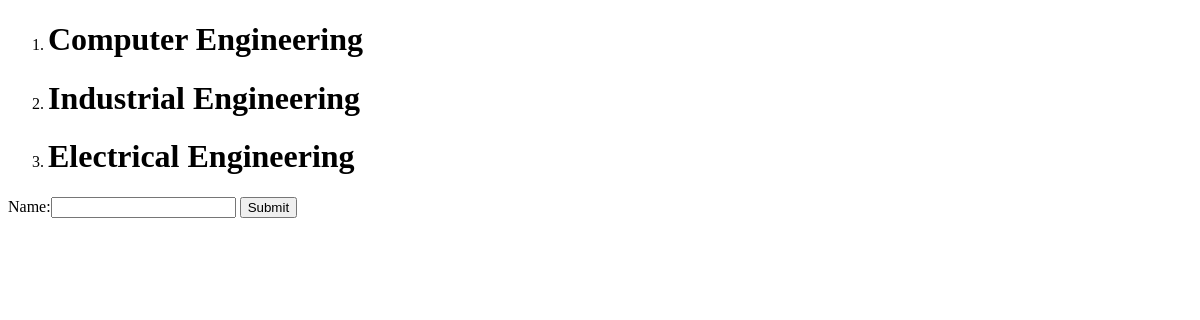
The page /tags/ on the database as committed earlier.
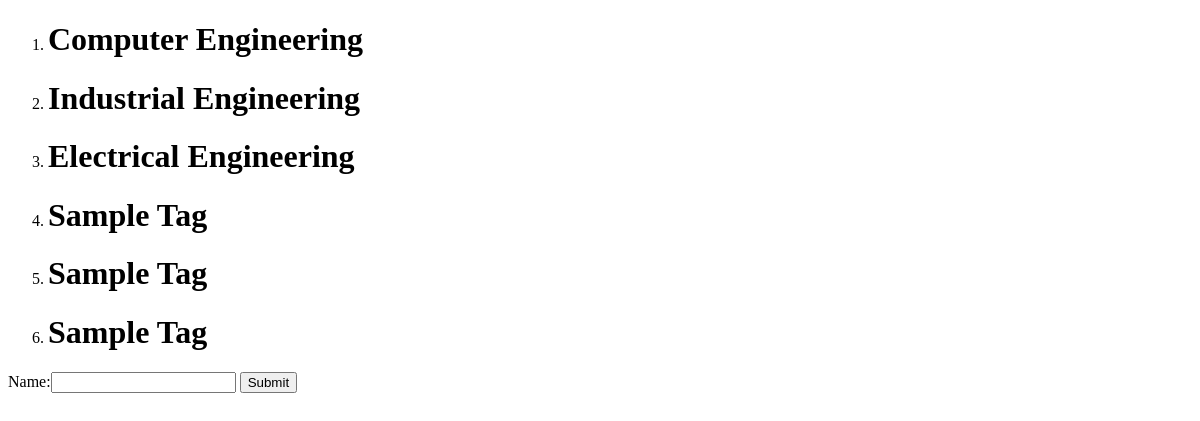
The same page on the database as committed later.
### tags/models.py (models this page shows, shortened)
class Tag(models.Model):
    name = models.CharField(max_length=50)

### tags/views.py (the view)
def show_tag(request):
    if request.method == "POST":
        form = TagForm(request.POST)
        if form.is_valid():
            form.save()
        else:
            return HttpResponse("Not Valid")
    elif request.method == "GET":
        form = TagForm()
    return render(request, "my_tags.html", {"tags": Tag.objects.all(),
                                            "form": form})

### tags/forms.py
class TagForm(forms.ModelForm):
    class Meta:
        model = Tag
        fields = ["name"]

### tags/templates/my_tags.html (shortened to what this page needs)
<!DOCTYPE html>
<html lang="en">
<head>
</head>
<body>
<ol>
    {% for tag in tags %}
        <li>
            <h1>{{ tag.name }}</h1>
        </li>
    {% endfor %}
</ol>
<form method="POST">
    {{ form }}
    <button type="submit">Submit</button>
</form>
</body>
</html>

Rows that differ between the two databases and show on the page:
added Tag: name "Sample Tag"
added Tag: name "Sample Tag"
added Tag: name "Sample Tag"
